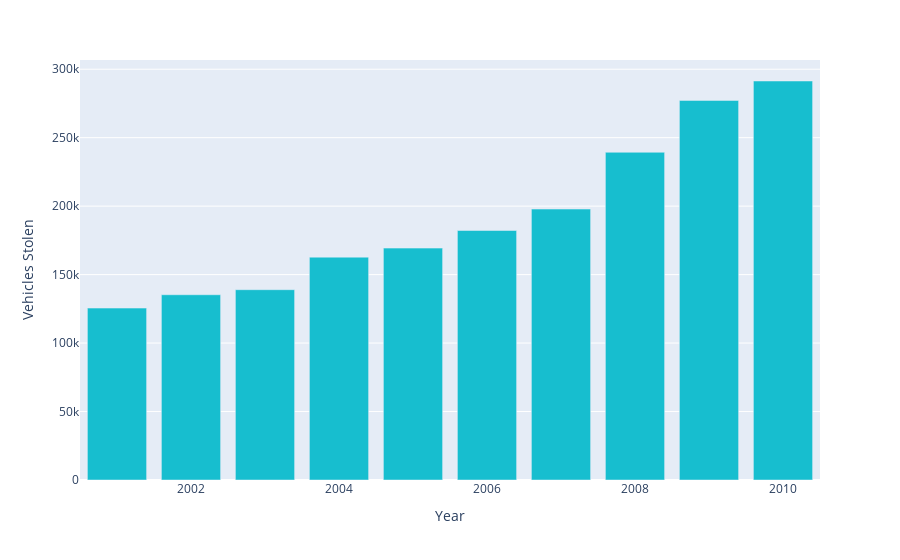

Here is the notebook cell this chart was saved with:
### Markdown cell above
### Year wise vehicles stolen <a class="anchor" id="section_3_3"></a>

### Code cell
g5 = pd.DataFrame(auto_theft.groupby(['Year'])['Auto_Theft_Stolen'].sum().reset_index())

g5.columns = ['Year','Vehicles Stolen']

fig = px.bar(g5,x='Year',y='Vehicles Stolen',color_discrete_sequence=['#17becf'])
fig.show()

### Figure 1 — Plotly figure (JSON) as saved in the notebook; plotly's stock layout.template omitted (floating-point values rounded to 4 significant figures)
{"data": [{"alignmentgroup": "True", "hovertemplate": "Year=%{x}<br>Vehicles Stolen=%{y}<extra></extra>", "legendgroup": "", "marker": {"color": "#17becf"}, "name": "", "offsetgroup": "", "orientation": "v", "showlegend": false, "textposition": "auto", "type": "bar", "x": [2001, 2002, 2003, 2004, 2005, 2006, 2007, 2008, 2009, 2010], "xaxis": "x", "y": [125542, 135294, 138976, 162746, 169350, 182200, 197860, 239334, 277200, 291388], "yaxis": "y"}], "layout": {"barmode": "relative", "legend": {"tracegroupgap": 0}, "margin": {"t": 60}, "xaxis": {"anchor": "y", "domain": [0, 1], "title": {"text": "Year"}}, "yaxis": {"anchor": "x", "domain": [0, 1], "title": {"text": "Vehicles Stolen"}}}}
